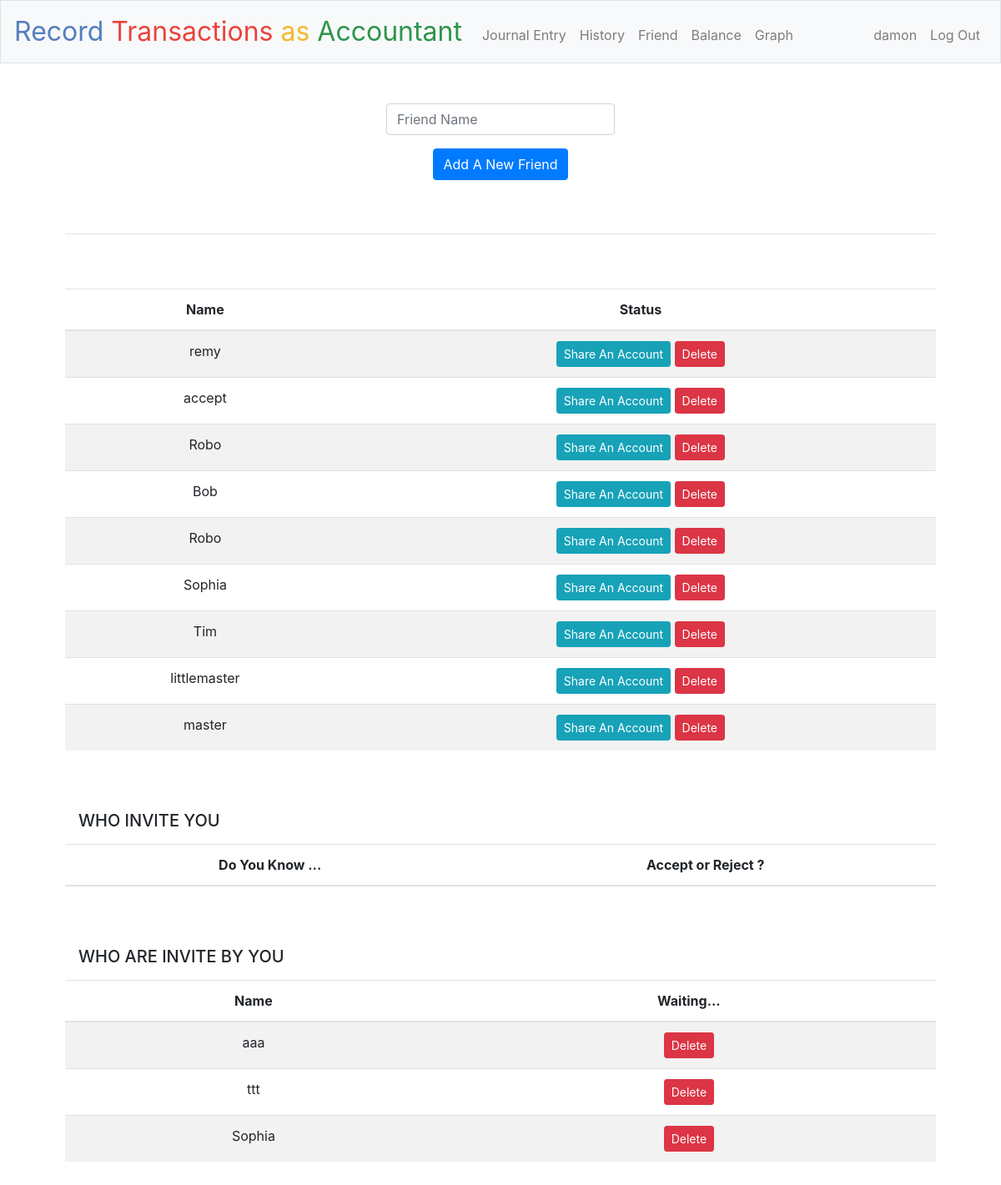
The page /friend (signed in) on the database as committed earlier.
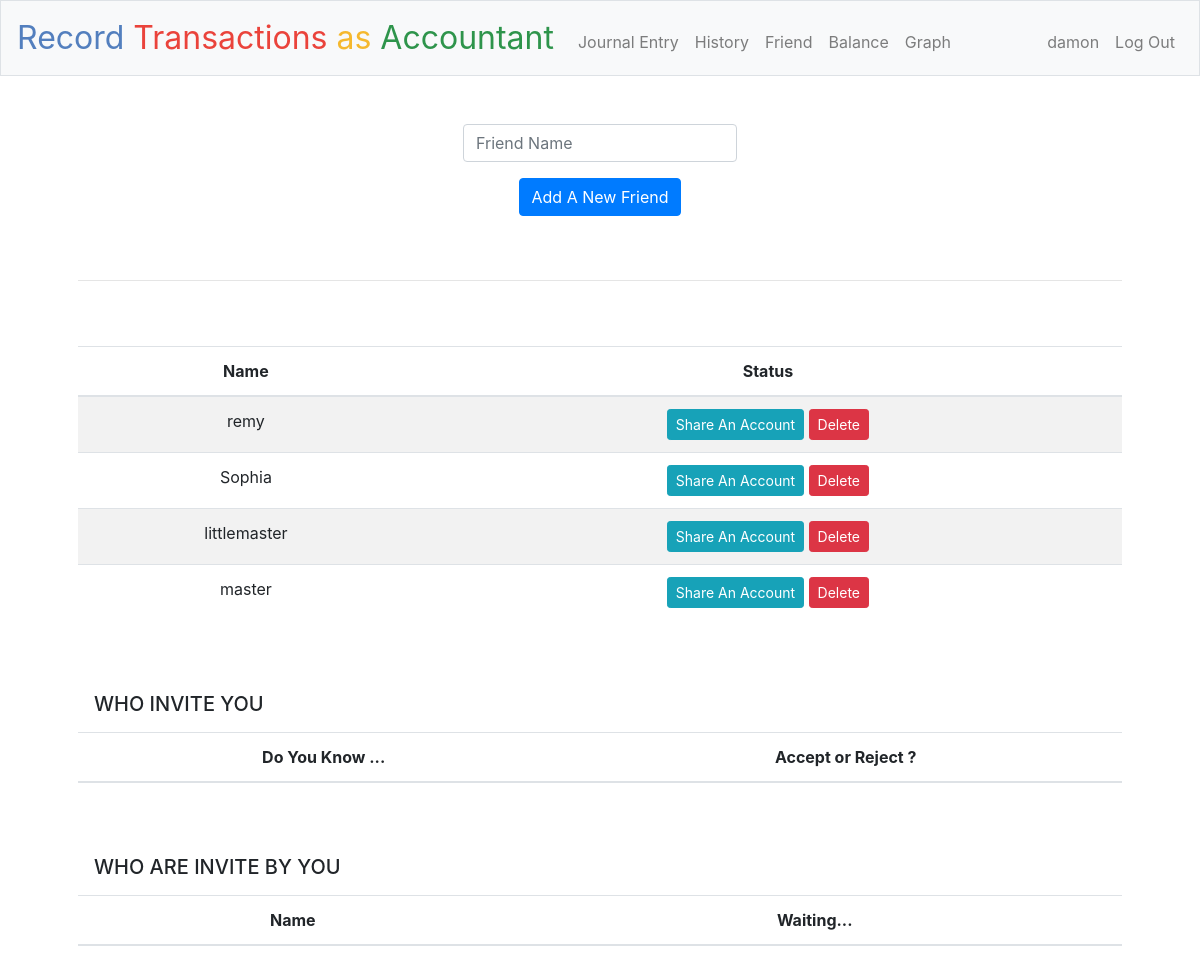
The same page on the database as committed later.
### tables this page shows
CREATE TABLE friends (
    id integer primary KEY,
    user_id integer,
    username text not null,
    status text not null,
    FOREIGN KEY(user_id) REFERENCES users(id)
);

### application.py (the view)
@app.route("/friend", methods=["GET", "POST"])
@login_required
def friend():
    if request.method == "POST":
        friendname = request.form.get("username")
        if friendname == session["user_name"]:
            return apology("cannot add yourself", 403)
        rows_users = db.execute("""SELECT username FROM users WHERE username = :friendname""",
                          friendname=friendname)
        print("確認users database是否有該成員")
        print(rows_users)
        if len(rows_users) != 1:
            return apology("invalid username", 403)
        rows_friends = db.execute("SELECT username, status FROM friends WHERE user_id = :user_id AND username = :friendname",
                          user_id=session["user_id"],
                          friendname=friendname
                          )
        print("如果好友資料找不到，代表尚未新增")
        print(rows_friends)
        if len(rows_friends) < 1:
            db.execute("""INSERT INTO friends (user_id,username,status) VALUES (:user_id,:username,:status) """,
                user_id = session["user_id"],
                username=friendname,
                status='Requested'
                )
            flash("Sent Successfully!")
            acceptfriends, requestfriends, rejectfriends, friendrequests = friendlist()
            return render_template("friend.html", acceptfriends=acceptfriends, requestfriends=requestfriends, rejectfriends=rejectfriends, friendrequests=friendrequests)
        else:
            return apology("Friend already exised or still pending", 403)
    else:
        acceptfriends, requestfriends, rejectfriends, friendrequests = friendlist()
        return render_template("friend.html", acceptfriends=acceptfriends, requestfriends=requestfriends, rejectfriends=rejectfriends, friendrequests=friendrequests)

### application.py (called while the page is built)
@app.after_request
def after_request(response):
    response.headers["Cache-Control"] = "no-cache, no-store, must-revalidate"
    response.headers["Expires"] = 0
    response.headers["Pragma"] = "no-cache"
    return response

### helpers.py (called while the page is built)
def login_required(f):
    @wraps(f)
    def decorated_function(*args, **kwargs):
        if session.get("user_id") is None:
            return redirect("/login")
        return f(*args, **kwargs)
    return decorated_function

### templates/friend.html (shortened to what this page needs)
{% extends "layout.html" %}
{% block main %}
    <form action = "/friend" method = "post">
        <div class="form-group">
            <input autocomplete="off" autofocus class="form-control" name="username" placeholder="Friend Name" type="text">
        </div>
            <button class="btn btn-primary" type="submit">Add A New Friend</button>
    </form>
    <br></br>
    <hr class="style-one-line" />
    <br></br>
    <div>
        <table class="table table-striped">
            <thead>
                <tr>
                    <th>Name</th>
                    <th>Status</th>
                </tr>
            </thead>
            <tbody>
                {% for acceptfriend in acceptfriends %}
                <tr>
                    <td>{{acceptfriend['username']}}</td>
                    <form action = "/deletefriend" method = "post">
                    <td>
                        <button name = "share" value = "{{acceptfriend['id']}}" type="submit" class="btn btn-info btn-sm">Share An Account</button></a>
                        <button name = "delete" value = "{{acceptfriend['id']}}" type="submit" class="btn btn-danger btn-sm">Delete</button>
                    </td>
                    </form>
                </tr>
                {% endfor %}
            </tbody>
        </table>
    </div>
    <br></br>
    <h5 class="navbar navbar-expand-md navbar-light">WHO INVITE YOU</h5>
    <div>
        <table class="table table-striped">
            <thead>
                <tr>
                    <th>Do You Know ...</th>
                    <th>Accept or Reject ?</th>
                </tr>
            </thead>
        </table>
        <br></br>
        <h5 class="navbar navbar-expand-md navbar-light">WHO ARE INVITE BY YOU</h5>
        <form action = "/deletefriend" method = "post">
        <table class="table table-striped">
            <thead>
                <tr>
                    <th>Name</th>
                    <th>Waiting...</th>
                </tr>
            </thead>
            <tbody>
                {% for requestfriend in requestfriends %}
                <tr>
                    <td>{{requestfriend['username']}}</td>
                    <td>
                        <button name = "delete" value = "{{requestfriend['id']}}" type="submit" class="btn btn-danger btn-sm">Delete</button>
                    </td>
                </tr>
                {% endfor %}
            </tbody>
        </table>
        </form>
    </div>
{% endblock %}

### templates/layout.html (shortened to what this page needs)
<!DOCTYPE html>
<html lang="en">
    <head>
        <link rel="stylesheet" href="https://cdn.jsdelivr.net/npm/bootstrap@4.5.3/dist/css/bootstrap.min.css">
        <link href="/static/styles.css" rel="stylesheet">
    </head>
    <body>
        <nav class="navbar navbar-expand-md navbar-light bg-light border">
            <a class="navbar-brand" href="/"><span class="blue">Record </span><span class="red">Transactions </span><span class="yellow">as </span><span class="green">Accountant</span> </a>
            <div class="collapse navbar-collapse" id="navbar">
                {% if session.user_id %}
                    <ul class="navbar-nav mr-auto mt-2">
                        <li class="nav-item"><a class="nav-link" href="/journalentry">Journal Entry</a></li>
                        <li class="nav-item"><a class="nav-link" href="/history">History</a></li>
                        <li class="nav-item"><a class="nav-link" href="/friend">Friend</a></li>
                        <li class="nav-item"><a class="nav-link" href="/balance">Balance</a></li>
                        <li class="nav-item"><a class="nav-link" href="/quote_bar">Graph</a></li>
                    </ul>
                    <ul class="navbar-nav ml-auto mt-2">
                        <li class="nav-item"><a class="nav-link">{{session.user_name}}</a></li>
                        <li class="nav-item"><a class="nav-link" href="/logout">Log Out</a></li>
                    </ul>
                {% else %}
                    <ul class="navbar-nav ml-auto mt-2">
                        <li class="nav-item"><a class="nav-link" href="/register">Register</a></li>
                        <li class="nav-item"><a class="nav-link" href="/login">Log In</a></li>
                    </ul>
                {% endif %}
            </div>
        </nav>
        <main class="container p-5">
            {% block main %}{% endblock %}
        </main>
    </body>
</html>

### static/styles.css (style rules this page uses)
nav .navbar-brand { font-size: xx-large; }
nav .navbar-brand .blue { color: #537fbe; }
nav .navbar-brand .red { color: #ea433b; }
nav .navbar-brand .yellow { color: #f5b82e; }
nav .navbar-brand .green { color: #2e944b; }
main .form-control { display: inline-block; width: auto; }
main { overflow-x: auto; text-align: center; }
main table { text-align: center; }
hr.style-one-line { border: 0; height: 0; border-top: 1px solid rgba(0,0,0,0.1); border-bottom: 1px solid rgba(255,255,255,0.3); }

Rows that differ between the two databases and show on the page:
removed friends: username "accept", {{ acceptfriend['id'] }} 13 (drawn)
removed friends: username "Robo", {{ acceptfriend['id'] }} 21 (drawn)
removed friends: username "Bob", {{ acceptfriend['id'] }} 23 (drawn)
removed friends: username "Robo", {{ acceptfriend['id'] }} 24 (drawn)
removed friends: username "Tim", {{ acceptfriend['id'] }} 28 (drawn)
removed friends: username "aaa", {{ requestfriend['id'] }} 2 (drawn), shown under "WHO ARE INVITE BY YOU"
removed friends: username "ttt", {{ requestfriend['id'] }} 3 (drawn), shown under "WHO ARE INVITE BY YOU"
removed friends: username "Sophia", {{ requestfriend['id'] }} 12 (drawn), shown under "WHO ARE INVITE BY YOU"
